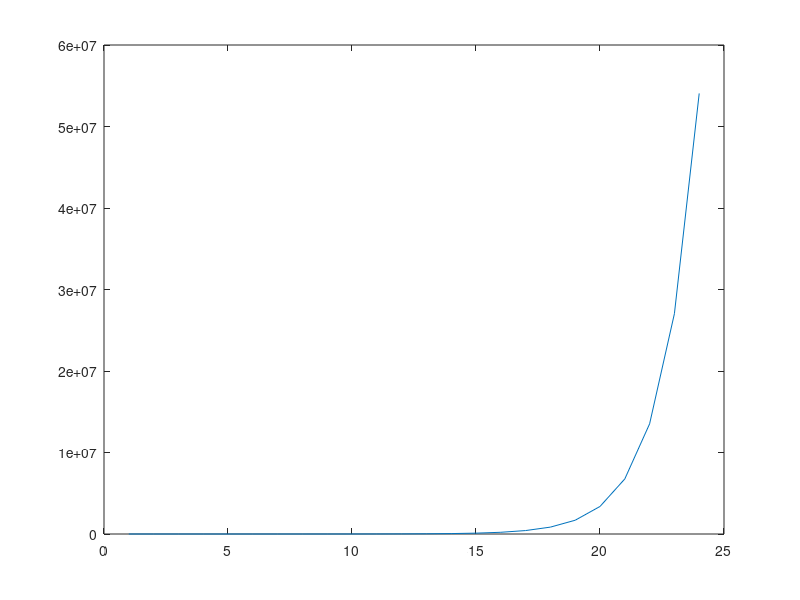

This figure's MATLAB source:
clear;

L = [0 9 12; 1/3 0 0; 0 1/2 0];

X = [0 0 1]';

res=zeros(24,2);
for t = 1:24
    X = L * X;
    disp([t X' sum(X)]);
    res(t,:) = [t sum(X)];
end

plot(res(:,1),res(:,2))


